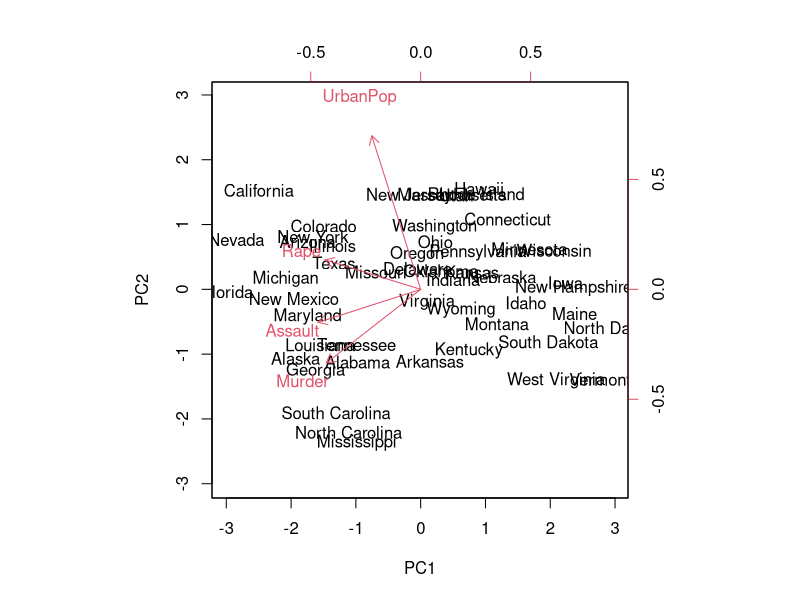
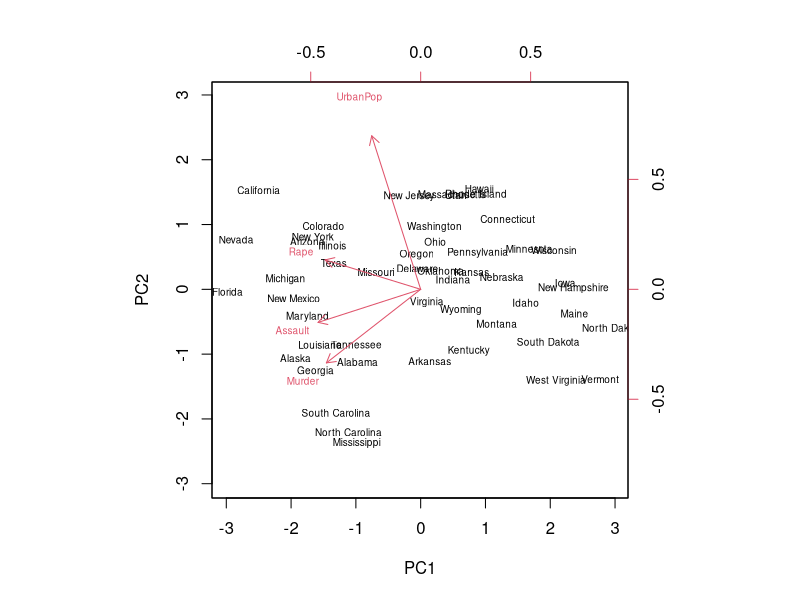
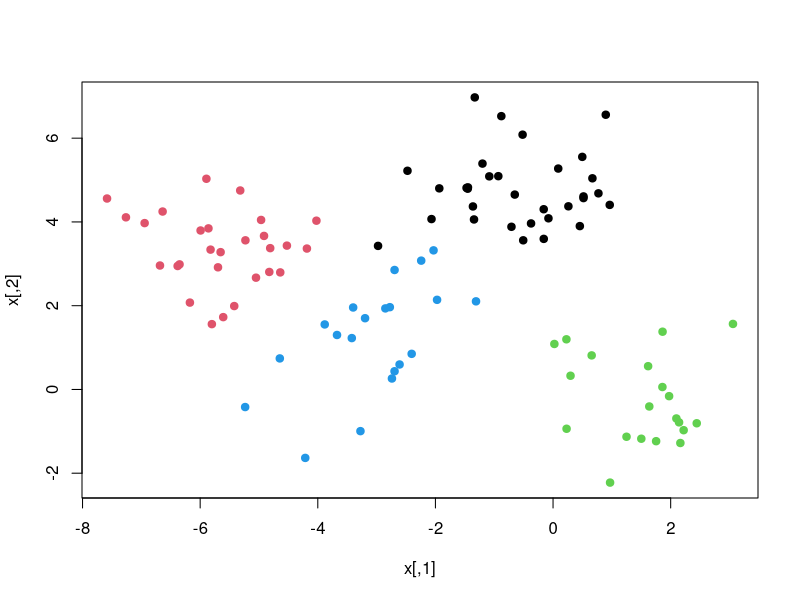
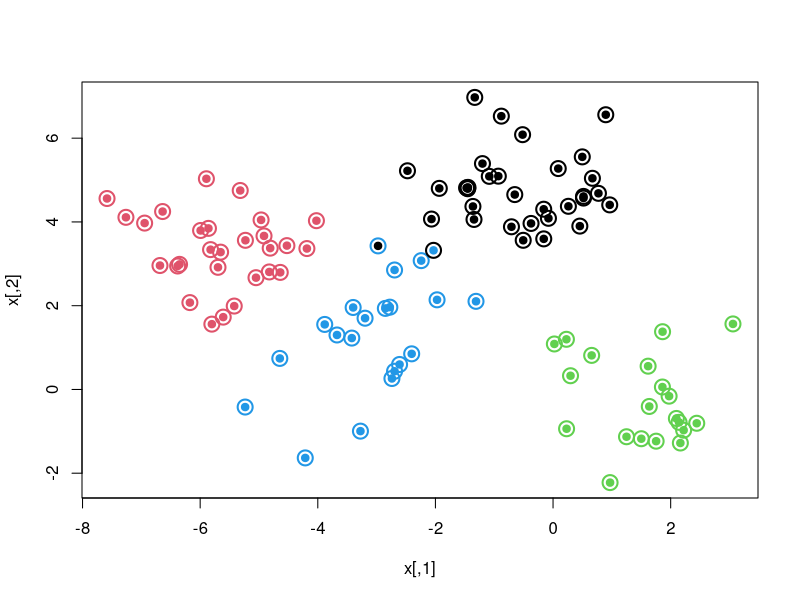
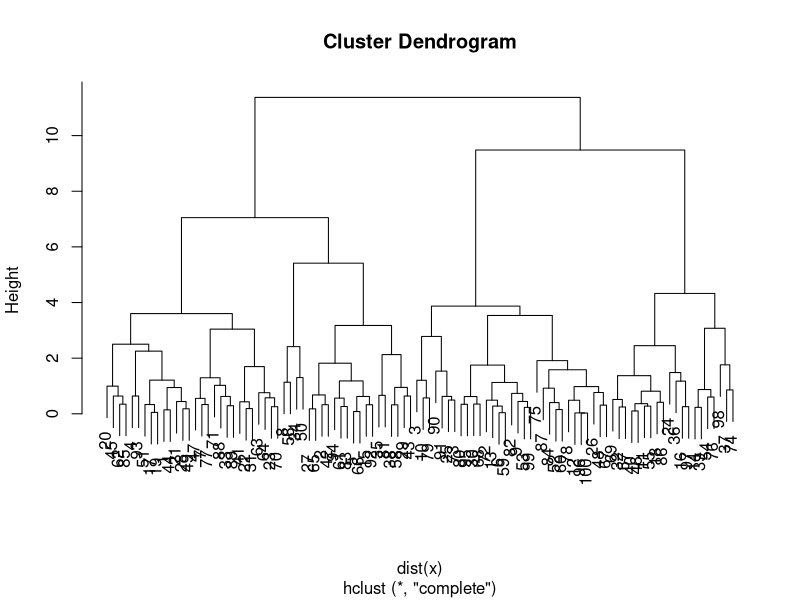
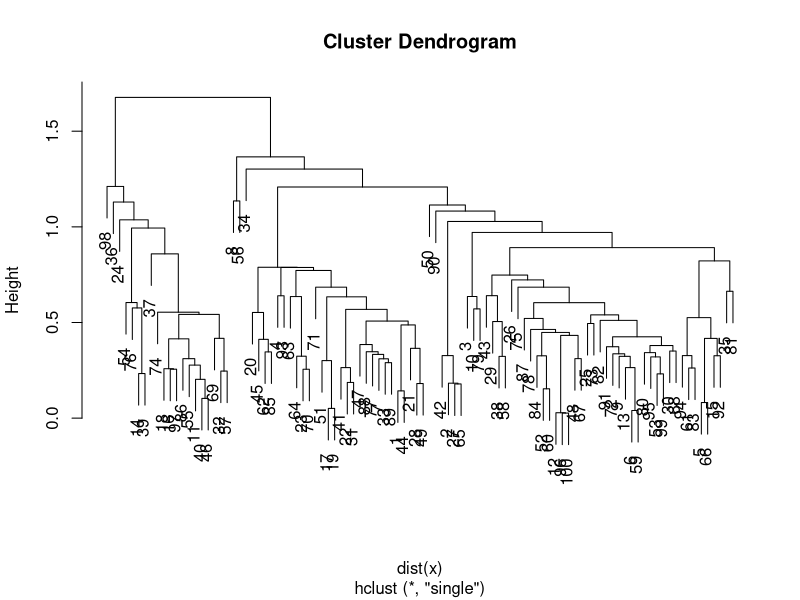
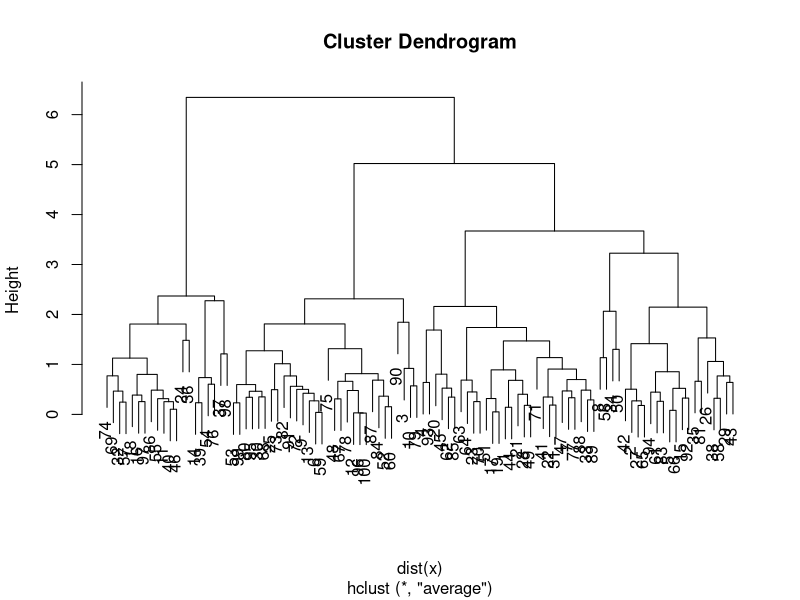
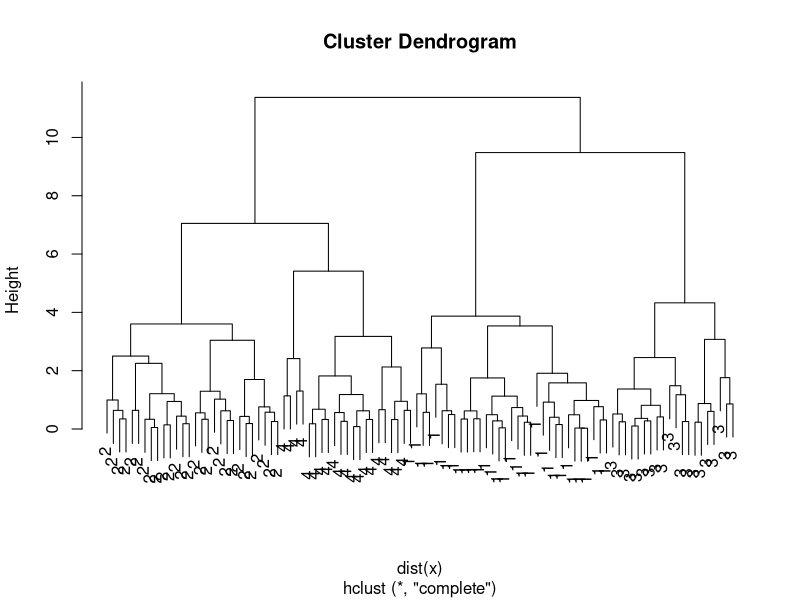

These charts were generated, in order, by the following R code:
# PRINCIPAL COMPONENT ANALYSIS (PCA)
# ==============================


dimnames(USArrests) # unlike 'rownames' & 'colnames', 'dimnames' operates on both the rows and columns
apply(USArrests,2, mean) # find mean of the variables; recall 1 - means apply on rows, 2 - means apply on columns
apply(USArrests,2, var) # find variance of the variables
dim(USArrests)

# PCA is about variance so the mean of the variables shouldn't play a role, but the variances will."
# PCA looks for linear combination that maximizes the variance
# The variance of the individual variable is different because the variables are measured in different units.
# In this case, the next step is to standardize the variables before we do PCA. The result will be that the variables will have unit variance

#as.data.frame(scale(USArrests, scale=TRUE)) # This is an alternative away to scale the data before finding the PCA
pca.out = prcomp(USArrests, scale=TRUE) # standardize the variables and find PCA
pca.out # prints the Standard Deviations and PCA loadings

biplot(pca.out, scale=0) # Plot the first two PCA -- PCA1 & PCA2; the biplot has both the PCA and loading scores in one plot
biplot(pca.out, scale=0, cex=0.6) # reduce the font



# K-Means Clustering
# =================

# Recall K-Means Clustering works in any dimension, but it better to work with 2-D so we can plot pictures

set.seed(101)
x = matrix(rnorm(100*2), 100, 2) # use normal distribution to create a random normal matrix with 100 rows an 2 columns; 100*2 means 100 observations for each of the 2 columns

# cloud of Gaussian; create 4 clusters by generating some means and displace some of the gaussians by shifting their means around differently for each of the 4 clusters
xmean = matrix(rnorm(8, sd=4), 4, 2) # create another random normal matrix (4 rows, 2 columns) with 8 observations (because we'll have 4 clusters, each with two means) & SD of 4 because we want the means to shift around more than the actual data did
which=sample(1:4, 100, replace=TRUE) # decide which row gets which mean by picking 100 random sample from the numbers 1-4 with replacement
x = x + xmean[which,] # add appropriate mean to appropriate rows; this will produce a 100 row matrix with 2 columns

plot(x, col=which, pch=19) # plot

## We know the 'true'  cluster IDs, but we won't tell that to the Kmeans algorithm
km.out = kmeans(x, 4, nstart=15) # 4 clusters, random start 15 (recall Kmeans clustering starts with a random start; bad random start can result in bad solution)
km.out
plot(x, col=km.out$cluster, cex=2, pch=1, lwd=2) # plot clusters IDs found by k-means algorithm
points(x, col=which, pch=19) # plot known clusters IDs
#points(x, col=c(4,3,2,1)[which], pch=19) #reassign colors


# Hierarchical Clustering
# ======================

# We'll use the same data from kmeans clustering example above

hc.complete = hclust(dist(x), method="complete") # find hierarchical clustering using largest pairwise distance of x
plot(hc.complete) # plot dendrogram

# or

hc.single = hclust(dist(x), method="single") # find hierarchical clustering using smallest pairwise distance of x; aka. single linkage clustering
plot(hc.single)  # plot dendrogram

# or

hc.average = hclust(dist(x), method="average") # find hierarchical clustering using smallest pairwise distance of x; aka. single linkage clustering
plot(hc.average)  # plot dendrogram

# Lets compare our results with the actual clusters in the data

hc.cut = cutree(hc.complete, 4) # produce a vector of cluster assignment
table(hc.cut, which)

table(hc.cut, km.out$cluster) # compare with kmeans clustering

plot(hc.complete, labels=which) # label according to original cluster assignment

